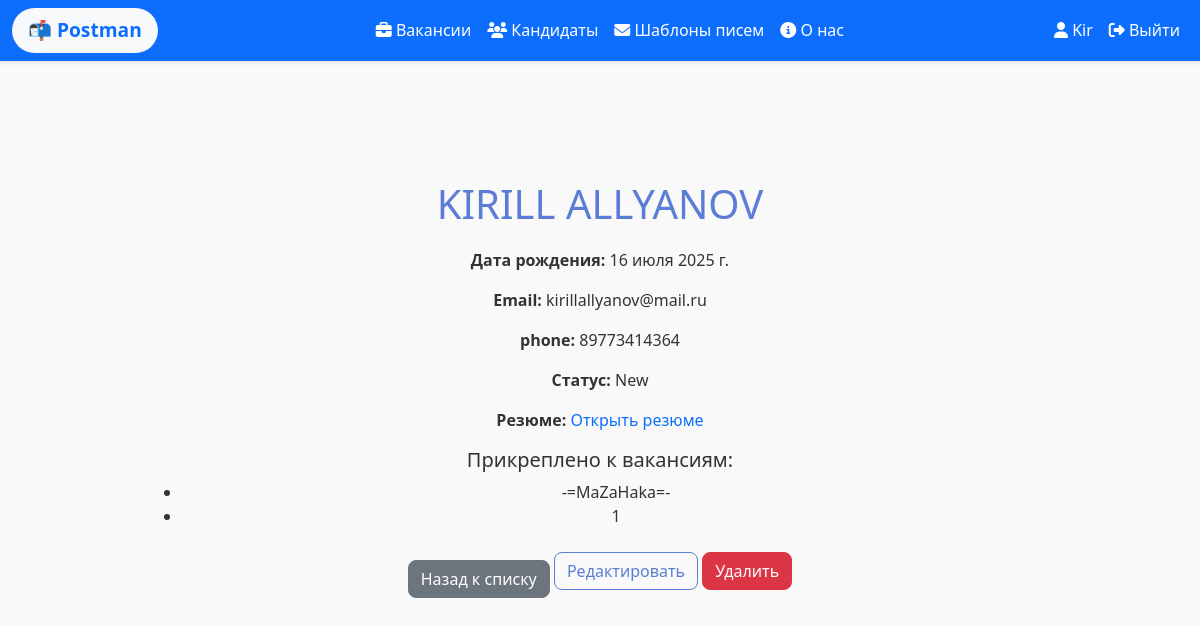
Before: /data/candidate_detail/8/ (signed in) with the older database file.
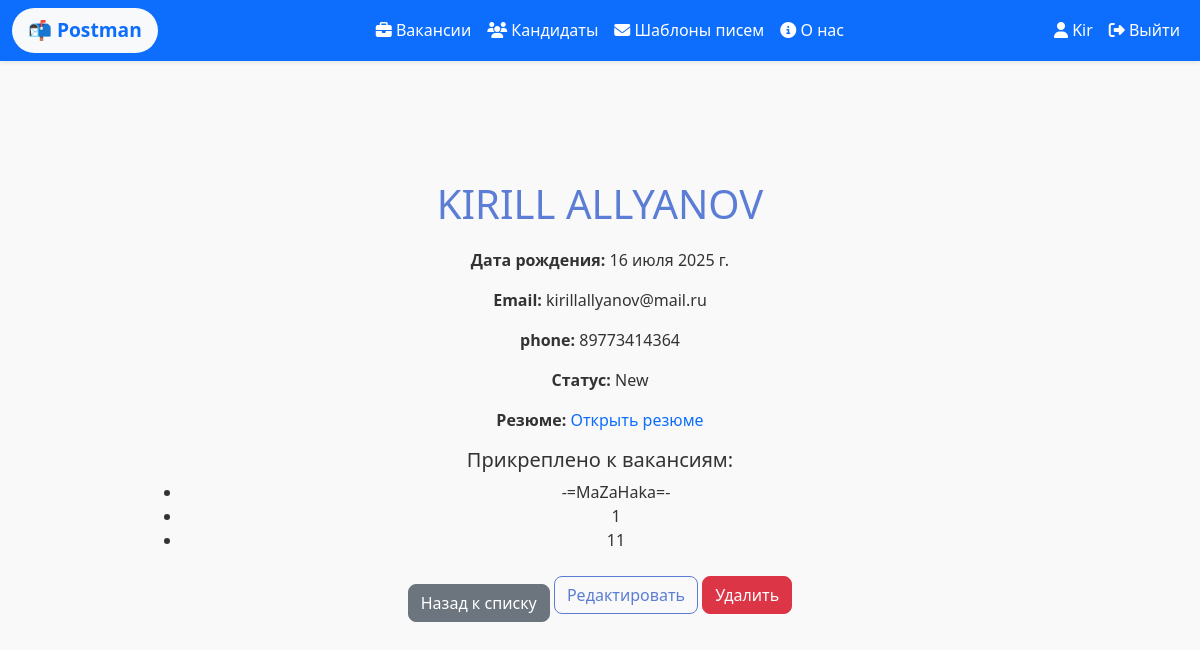
After: the same page with the newer database file.
### data/models.py (models this page shows, shortened)
class Vacancy(models.Model):
    title = models.CharField(max_length=100)
    description = models.TextField()
    user = models.ForeignKey(
        User,
        on_delete=models.SET_NULL,
        null=True,
        blank=True,
        related_name="vacancies",
        verbose_name="Пользователь"
    )
    candidates = models.ManyToManyField(Candidate, related_name='vacancies', blank=True)
    templates = models.ManyToManyField(Template,related_name='vacancies', blank=True)
    class Meta:
        verbose_name = "Вакансия"
        verbose_name_plural = "Вакансии"

### data/views.py (the view)
# urls.py: path('candidate_detail/<int:pk>/', views.candidate_detail, name='candidate_detail'),  # детали по кандидату
@login_required
def candidate_detail(request, pk):
    candidate = get_object_or_404(Candidate, pk=pk)
    return render(request, 'data/candidate_detail.html', {'candidate': candidate})

### data/templates/data/candidate_detail.html (shortened to what this page needs)
{% extends "main/base.html" %}
{% block content %}
<h1>{{ candidate.firstname }} {{ candidate.surname }} {{ candidate.patronymic }}</h1>
<p><strong>Дата рождения:</strong> {{ candidate.birthday }}</p>
<p><strong>Email:</strong> {{ candidate.email }}</p>
<p><strong>phone:</strong> {{ candidate.phone }}</p>
<p><strong>Статус:</strong> {{ candidate.status }}</p>
{% if candidate.cv %}
    <p><strong>Резюме:</strong>
        <a href="{{ candidate.cv.url }}" target="_blank">Открыть резюме</a>
    </p>
{% else %}
    <p><strong>Резюме:</strong> не прикреплено</p>
{% endif %}
<h5>Прикреплено к вакансиям:</h5>
<ul>
    {% for vacancy in candidate.vacancies.all %}
    <li>{{ vacancy.title }}</li>
    {% empty %}
    <p>Пока ни к чему не прикреплен</p>
    {% endfor %}
</ul>
<a href="{% url 'candidates' %}" class="btn btn-secondary mt-3">Назад к списку</a>
<a href="{% url 'candidate_edit' candidate.id %}" class="btn btn-outline-primary">Редактировать</a>
<form action="{% url 'candidate_delete' candidate.id %}" method="post" style="display:inline;">
    <button type="submit" class="btn btn-danger" onclick="return confirm('Удалить кандидата?')">Удалить</button>
</form>
{% endblock %}

Changed rows visible on the page:
added Vacancy: title "11"
